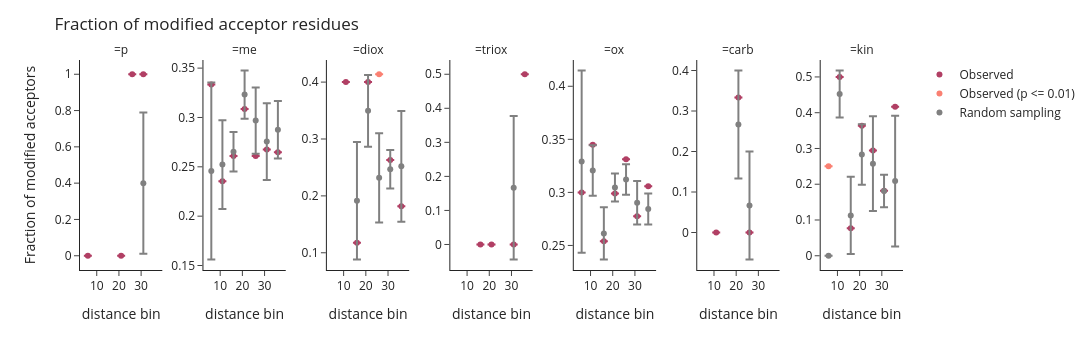

Notebook source saved alongside this figure:
### Code cell
#Rev_ox vs all
p_colocalization_oxrev = evaluate_ptm_colocalization(
    df=alphafold_ptms, 
    ptm_target='rev_ox',
    ptm_types=['p','me','diox','triox','ox','carb','kin'], 
    ptm_dict=ptm_site_dict,
    pae_dir=pae_dir,
    min_dist=1,
    max_dist=35,
    dist_step=5
)

fig_oxrev = plot_ptm_colocalization(
    p_colocalization_oxrev,
    context="3D",
    plot_width=1500
)

### Figure 1 — Plotly figure (JSON) as saved in the notebook; plotly's stock layout.template omitted (floating-point values rounded to 4 significant figures)
{"data": [{"error_y": {"array": [0.0, 0.0, 0.0, 0.0, 0.0, 0.0, 0.0]}, "hovertemplate": "=p<br>distance bin=%{x}<br>Fraction of modified acceptors=%{y}<extra></extra>", "legendgroup": "Observed", "marker": {"color": "rgb(177, 63, 100)", "symbol": "circle"}, "mode": "markers", "name": "Observed", "orientation": "v", "showlegend": true, "type": "scatter", "x": [6, 11, 16, 21, 26, 31, 36], "xaxis": "x", "y": [0.0, NaN, NaN, 0.0, 1.0, 1.0, NaN], "yaxis": "y"}, {"error_y": {"array": [0.0, 0.0, 0.0, 0.0, 0.0, 0.0, 0.0]}, "hovertemplate": "=me<br>distance bin=%{x}<br>Fraction of modified acceptors=%{y}<extra></extra>", "legendgroup": "Observed", "marker": {"color": "rgb(177, 63, 100)", "symbol": "circle"}, "mode": "markers", "name": "Observed", "orientation": "v", "showlegend": false, "type": "scatter", "x": [6, 11, 16, 21, 26, 31, 36], "xaxis": "x2", "y": [0.3333, 0.2353, 0.2609, 0.3086, 0.2609, 0.2674, 0.2647], "yaxis": "y2"}, {"error_y": {"array": [0.0, 0.0, 0.0, 0.0, 0.0, 0.0]}, "hovertemplate": "=diox<br>distance bin=%{x}<br>Fraction of modified acceptors=%{y}<extra></extra>", "legendgroup": "Observed", "marker": {"color": "rgb(177, 63, 100)", "symbol": "circle"}, "mode": "markers", "name": "Observed", "orientation": "v", "showlegend": false, "type": "scatter", "x": [6, 11, 16, 21, 31, 36], "xaxis": "x3", "y": [NaN, 0.4, 0.1176, 0.4, 0.2632, 0.1818], "yaxis": "y3"}, {"error_y": {"array": [0.0, 0.0, 0.0, 0.0, 0.0, 0.0, 0.0]}, "hovertemplate": "=triox<br>distance bin=%{x}<br>Fraction of modified acceptors=%{y}<extra></extra>", "legendgroup": "Observed", "marker": {"color": "rgb(177, 63, 100)", "symbol": "circle"}, "mode": "markers", "name": "Observed", "orientation": "v", "showlegend": false, "type": "scatter", "x": [6, 11, 16, 21, 26, 31, 36], "xaxis": "x4", "y": [NaN, NaN, 0.0, 0.0, NaN, 0.0, 0.5], "yaxis": "y4"}, {"error_y": {"array": [0.0, 0.0, 0.0, 0.0, 0.0, 0.0, 0.0]}, "hovertemplate": "=ox<br>distance bin=%{x}<br>Fraction of modified acceptors=%{y}<extra></extra>", "legendgroup": "Observed", "marker": {"color": "rgb(177, 63, 100)", "symbol": "circle"}, "mode": "markers", "name": "Observed", "orientation": "v", "showlegend": false, "type": "scatter", "x": [6, 11, 16, 21, 26, 31, 36], "xaxis": "x5", "y": [0.3, 0.3448, 0.254, 0.2989, 0.3312, 0.2776, 0.3059], "yaxis": "y5"}, {"error_y": {"array": [0.0, 0.0, 0.0, 0.0, 0.0, 0.0, 0.0]}, "hovertemplate": "=carb<br>distance bin=%{x}<br>Fraction of modified acceptors=%{y}<extra></extra>", "legendgroup": "Observed", "marker": {"color": "rgb(177, 63, 100)", "symbol": "circle"}, "mode": "markers", "name": "Observed", "orientation": "v", "showlegend": false, "type": "scatter", "x": [6, 11, 16, 21, 26, 31, 36], "xaxis": "x6", "y": [NaN, 0.0, NaN, 0.3333, 0.0, NaN, NaN], "yaxis": "y6"}, {"error_y": {"array": [0.0, 0.0, 0.0, 0.0, 0.0, 0.0]}, "hovertemplate": "=kin<br>distance bin=%{x}<br>Fraction of modified acceptors=%{y}<extra></extra>", "legendgroup": "Observed", "marker": {"color": "rgb(177, 63, 100)", "symbol": "circle"}, "mode": "markers", "name": "Observed", "orientation": "v", "showlegend": false, "type": "scatter", "x": [11, 16, 21, 26, 31, 36], "xaxis": "x7", "y": [0.5, 0.07692, 0.3636, 0.2941, 0.1818, 0.4167], "yaxis": "y7"}, {"error_y": {"array": [0.0]}, "hovertemplate": "=diox<br>distance bin=%{x}<br>Fraction of modified acceptors=%{y}<extra></extra>", "legendgroup": "Observed (p <= 0.01)", "marker": {"color": "#FA8072", "symbol": "circle"}, "mode": "markers", "name": "Observed (p <= 0.01)", "orientation": "v", "showlegend": true, "type": "scatter", "x": [26], "xaxis": "x3", "y": [0.4138], "yaxis": "y3"}, {"error_y": {"array": [0.0]}, "hovertemplate": "=kin<br>distance bin=%{x}<br>Fraction of modified acceptors=%{y}<extra></extra>", "legendgroup": "Observed (p <= 0.01)", "marker": {"color": "#FA8072", "symbol": "circle"}, "mode": "markers", "name": "Observed (p <= 0.01)", "orientation": "v", "showlegend": false, "type": "scatter", "x": [6], "xaxis": "x7", "y": [0.25], "yaxis": "y7"}, {"error_y": {"array": [NaN, NaN, NaN, NaN, NaN, 0.3887, NaN]}, "hovertemplate": "=p<br>distance bin=%{x}<br>Fraction of modified acceptors=%{y}<extra></extra>", "legendgroup": "Random sampling", "marker": {"color": "grey", "symbol": "circle"}, "mode": "markers", "name": "Random sampling", "orientation": "v", "showlegend": true, "type": "scatter", "x": [6, 11, 16, 21, 26, 31, 36], "xaxis": "x", "y": [NaN, NaN, NaN, NaN, NaN, 0.4, NaN], "yaxis": "y"}, {"error_y": {"array": [0.08963, 0.04497, 0.02004, 0.02439, 0.03346, 0.03885, 0.02911]}, "hovertemplate": "=me<br>distance bin=%{x}<br>Fraction of modified acceptors=%{y}<extra></extra>", "legendgroup": "Random sampling", "marker": {"color": "grey", "symbol": "circle"}, "mode": "markers", "name": "Random sampling", "orientation": "v", "showlegend": false, "type": "scatter", "x": [6, 11, 16, 21, 26, 31, 36], "xaxis": "x2", "y": [0.2457, 0.2523, 0.2652, 0.3232, 0.2968, 0.2756, 0.2875], "yaxis": "y2"}, {"error_y": {"array": [NaN, NaN, 0.1033, 0.06313, 0.07854, 0.03398, 0.09721]}, "hovertemplate": "=diox<br>distance bin=%{x}<br>Fraction of modified acceptors=%{y}<extra></extra>", "legendgroup": "Random sampling", "marker": {"color": "grey", "symbol": "circle"}, "mode": "markers", "name": "Random sampling", "orientation": "v", "showlegend": false, "type": "scatter", "x": [6, 11, 16, 21, 26, 31, 36], "xaxis": "x3", "y": [NaN, NaN, 0.1914, 0.3494, 0.2317, 0.2468, 0.2519], "yaxis": "y3"}, {"error_y": {"array": [NaN, NaN, NaN, NaN, NaN, 0.2108, NaN]}, "hovertemplate": "=triox<br>distance bin=%{x}<br>Fraction of modified acceptors=%{y}<extra></extra>", "legendgroup": "Random sampling", "marker": {"color": "grey", "symbol": "circle"}, "mode": "markers", "name": "Random sampling", "orientation": "v", "showlegend": false, "type": "scatter", "x": [6, 11, 16, 21, 26, 31, 36], "xaxis": "x4", "y": [NaN, NaN, NaN, NaN, NaN, 0.1667, NaN], "yaxis": "y4"}, {"error_y": {"array": [0.08587, 0.02379, 0.02462, 0.01317, 0.01441, 0.02055, 0.01452]}, "hovertemplate": "=ox<br>distance bin=%{x}<br>Fraction of modified acceptors=%{y}<extra></extra>", "legendgroup": "Random sampling", "marker": {"color": "grey", "symbol": "circle"}, "mode": "markers", "name": "Random sampling", "orientation": "v", "showlegend": false, "type": "scatter", "x": [6, 11, 16, 21, 26, 31, 36], "xaxis": "x5", "y": [0.329, 0.3206, 0.2614, 0.3046, 0.3122, 0.2903, 0.2844], "yaxis": "y5"}, {"error_y": {"array": [NaN, NaN, NaN, 0.1333, 0.1333, NaN, NaN]}, "hovertemplate": "=carb<br>distance bin=%{x}<br>Fraction of modified acceptors=%{y}<extra></extra>", "legendgroup": "Random sampling", "marker": {"color": "grey", "symbol": "circle"}, "mode": "markers", "name": "Random sampling", "orientation": "v", "showlegend": false, "type": "scatter", "x": [6, 11, 16, 21, 26, 31, 36], "xaxis": "x6", "y": [NaN, NaN, NaN, 0.2667, 0.06667, NaN, NaN], "yaxis": "y6"}, {"error_y": {"array": [0.0, 0.06564, 0.1079, 0.08473, 0.1325, 0.04529, 0.1827]}, "hovertemplate": "=kin<br>distance bin=%{x}<br>Fraction of modified acceptors=%{y}<extra></extra>", "legendgroup": "Random sampling", "marker": {"color": "grey", "symbol": "circle"}, "mode": "markers", "name": "Random sampling", "orientation": "v", "showlegend": false, "type": "scatter", "x": [6, 11, 16, 21, 26, 31, 36], "xaxis": "x7", "y": [0.0, 0.4524, 0.1127, 0.2831, 0.2574, 0.181, 0.2088], "yaxis": "y7"}], "layout": {"annotations": [{"font": {}, "showarrow": false, "text": "=p", "x": 0.05, "xanchor": "center", "xref": "paper", "y": 1, "yanchor": "bottom", "yref": "paper"}, {"font": {}, "showarrow": false, "text": "=me", "x": 0.2, "xanchor": "center", "xref": "paper", "y": 1, "yanchor": "bottom", "yref": "paper"}, {"font": {}, "showarrow": false, "text": "=diox", "x": 0.35, "xanchor": "center", "xref": "paper", "y": 1, "yanchor": "bottom", "yref": "paper"}, {"font": {}, "showarrow": false, "text": "=triox", "x": 0.5, "xanchor": "center", "xref": "paper", "y": 1, "yanchor": "bottom", "yref": "paper"}, {"font": {}, "showarrow": false, "text": "=ox", "x": 0.65, "xanchor": "center", "xref": "paper", "y": 1, "yanchor": "bottom", "yref": "paper"}, {"font": {}, "showarrow": false, "text": "=carb", "x": 0.8, "xanchor": "center", "xref": "paper", "y": 1, "yanchor": "bottom", "yref": "paper"}, {"font": {}, "showarrow": false, "text": "=kin", "x": 0.95, "xanchor": "center", "xref": "paper", "y": 1, "yanchor": "bottom", "yref": "paper"}], "height": 350, "legend": {"title": {"text": ""}, "tracegroupgap": 0}, "margin": {"t": 60}, "title": {"text": "Fraction of modified acceptor residues"}, "width": 1500, "xaxis": {"anchor": "y", "domain": [0, 0.1], "title": {"text": "distance bin"}}, "xaxis2": {"anchor": "y2", "domain": [0.15, 0.25], "matches": "x", "title": {"text": "distance bin"}}, "xaxis3": {"anchor": "y3", "domain": [0.3, 0.4], "matches": "x", "title": {"text": "distance bin"}}, "xaxis4": {"anchor": "y4", "domain": [0.45, 0.55], "matches": "x", "title": {"text": "distance bin"}}, "xaxis5": {"anchor": "y5", "domain": [0.6, 0.7], "matches": "x", "title": {"text": "distance bin"}}, "xaxis6": {"anchor": "y6", "domain": [0.75, 0.85], "matches": "x", "title": {"text": "distance bin"}}, "xaxis7": {"anchor": "y7", "domain": [0.9, 1], "matches": "x", "title": {"text": "distance bin"}}, "yaxis": {"anchor": "x", "domain": [0, 1], "showticklabels": true, "title": {"text": "Fraction of modified acceptors"}}, "yaxis2": {"anchor": "x2", "domain": [0, 1], "showticklabels": true}, "yaxis3": {"anchor": "x3", "domain": [0, 1], "showticklabels": true}, "yaxis4": {"anchor": "x4", "domain": [0, 1], "showticklabels": true}, "yaxis5": {"anchor": "x5", "domain": [0, 1], "showticklabels": true}, "yaxis6": {"anchor": "x6", "domain": [0, 1], "showticklabels": true}, "yaxis7": {"anchor": "x7", "domain": [0, 1], "showticklabels": true}}}
